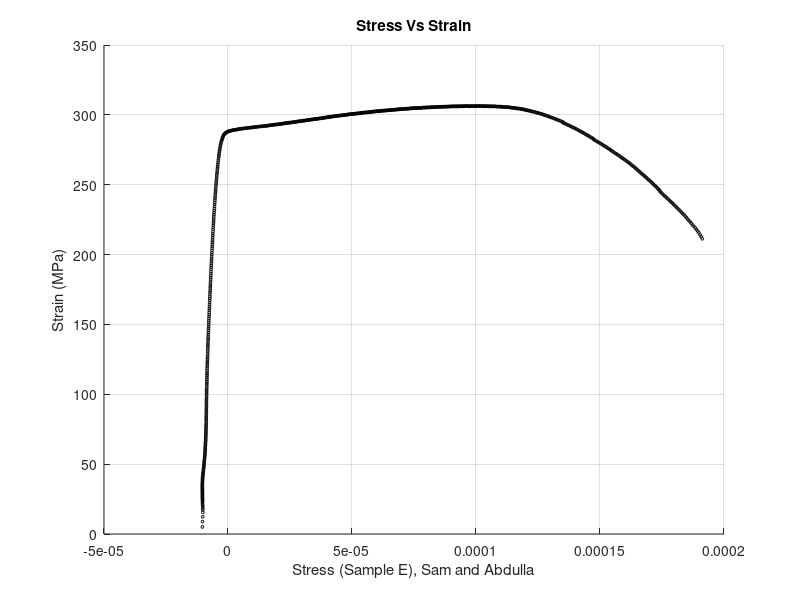

Reproduce this figure in MATLAB.
%% TensileLab: ASEN 1022-100: Materials Sci Aerospace

% This script will analyze, and measure the failure loads and locations of
% test specimens made from two types of Aluminum alloys. Part of a class
% lab expierment.
%
%
% Done by: Geraldine Fuentes, Raymie Fotherby, Sam Hartman, and Abdulla AlAmeri.
%
%

%% Prepare the data

clear
clc
close all


load('Group4_Brittle.mat') % Importing data.
load('Group4_Ductile.mat') %Importing data


%________________________
% FORCE, ELONGATION, AND AREA

ForceC_SA = ForceC_SA .* ( 4.4482216 ); % Convert from Pound-force to Newton
ForceE_SA = ForceE_SA .* ( 4.4482216 ); % Convert from Pound-force to Newton


ElongationC_SA = ElongationC_SA .* (0.0254); %  Convert from inch to m.
ElongationE_SA = ElongationE_SA .* (0.0254); %  Convert from inch to m.


ThicknessSA_C = ThicknessSA_C * (0.0254); % Convert from inch to m.
ThicknessSA_E = ThicknessSA_C * (0.0254); % Convert from inch to m.


WidthSA_C = WidthSA_C * (0.0254); % Convert from inch to m.
WidthSA_E = WidthSA_E * (0.0254); % Convert from inch to m.


Area_SA_C = ThicknessSA_C * WidthSA_C ; % Calculating the estimated cross sectional area
Area_SA_E = ThicknessSA_E * WidthSA_E ; % Calculating the estimated cross sectional area

%________________________
% Stress and Strain


Stress_SA_C = (ForceC_SA ./ Area_SA_C) .* (10^(-6)) ; % Calculating stress ( Force / Area ) and convert to MPa.
Stress_SA_E = (ForceE_SA ./ Area_SA_C) .* (10^(-6)) ; % Calculating stress ( Force / Area ) and convert to MPa.
Stress_RG_E = (ForceE_RG ./ Area_SA_C) .* (10^(-6)) ; % Calculating stress ( Force / Area ) and convert to MPa.
Stress_RG_C = (ForceC_RG ./ Area_SA_C) .* (10^(-6)) ; % Calculating stress ( Force / Area ) and convert to MPa.


Strain_SA_C = ElongationC_SA .* 0.0635 ; % Calculating Strain ( Elongation / length )
Strain_SA_E = ElongationE_SA .* 0.0635 ; % Calculating Strain ( Elongation / length )
Strain_RG_E = ElongationE_RG .* 0.0635 ; % Calculating Strain ( Elongation / length )
Strain_RG_C = ElongationC_RG .* 0.0635 ; % Calculating Strain ( Elongation / length )


%% Elminating the data that caues noise

%Elminate negative stress and related strain.

indi = find(Stress_SA_E<0);
Strain_SA_E(indi) = [];
Stress_SA_E(indi) = [];

indi = find(Stress_SA_C<0);
Strain_SA_C(indi) = [];
Stress_SA_C(indi) = [];

indi = find(Stress_RG_E<0);
Strain_RG_E(indi) = [];
Stress_RG_E(indi) = [];

indi = find(Stress_RG_C<0);
Strain_RG_C(indi) = [];
Stress_RG_C(indi) = [];

%{
Strain_SA_C(1) = 0;
Strain_SA_E(1) = 0;
Stress_SA_C(1) = 0;
Strain_SA_E(1) = 0;
%}


%% don't run yet!!

%{
Strain_SA_C(1) = 0;
Strain_SA_E(1) = 0;
Stress_SA_C(1) = 0;
Strain_SA_E(1) = 0;

indi = find(Strain_SA_E<0);
Strain_SA_E(indi) = [];
Stress_SA_E(indi) = [];

indi = find(Strain_SA_C<0);
Strain_SA_C(indi) = [];
Stress_SA_C(indi) = [];

}

%}


%% Estimating Young's modulus to use it to elminate  the data the causes noise

%{
    
%We can see from the data that between 200 MPa and 250 we have linarity,
%will average the data there for stress and strain to get estimate of
%youngs mouduls and then elminate the data that has a tangent line falls
%outside a small range of our young's modulus, this is roughly between raws
%160 to 197.

Youngs_SA_E = mean( (Stress_SA_E(160:197)) ./ (Strain_SA_E(160:197)) ); % MPa

%Linarity roughly around  eneds aroun 285 MPa stress, which is arround raw
%225
for i = 1:225 
    if abs(Youngs_SA_E() - (Stress_SA_E(i)/Strain_SA_E(i))) > 0.01
        
        Stress_SA_E(i) = [];
        Strain_SA_E(i) = [];
        
    end
    
    
end

%}


%% Elminating noise/ Plotting.

close all

scatter(Strain_SA_E,Stress_SA_E,4,'k')
grid
xlabel('Stress (Sample E), Sam and Abdulla')
ylabel('Strain (MPa)')
title ('Stress Vs Strain')
